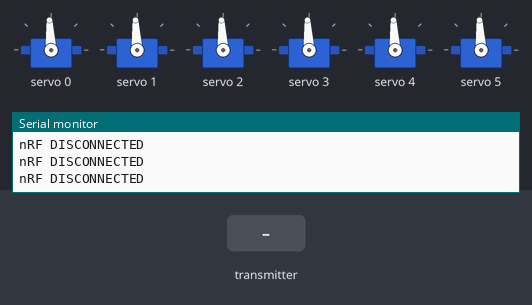
Bench run of a sketch on a simulated Arduino Uno, built with avr-gcc and run on an emulated ATmega328P. On the bench: 6 × servo, the last lines printed to the serial monitor. Inputs (shaded band) come from the test bench. No radio packets arrive unless stated.

Above: at 1.2 s.
1.3 s: the transmitter starts sending MPU0_y = 0
At 2.17 s:
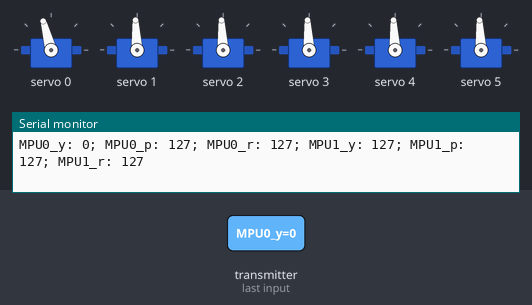
4.3 s: the transmitter starts sending MPU0_p = 0
At 4.3 s:
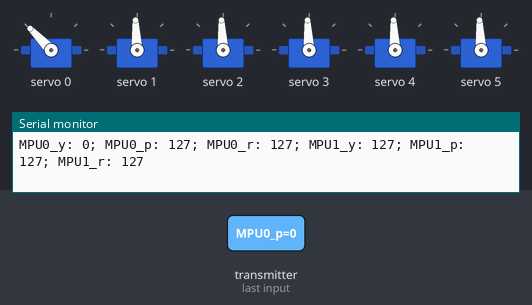
5.8 s: the transmitter starts sending MPU0_y = 128
At 6.67 s:
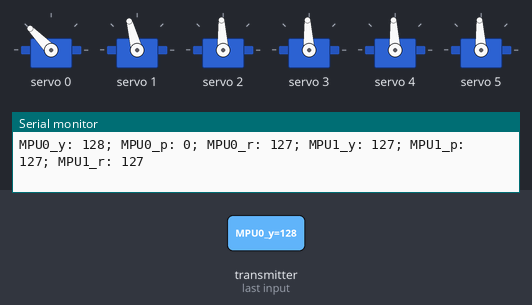
8.8 s: the transmitter starts sending MPU0_r = 0
At 8.8 s:
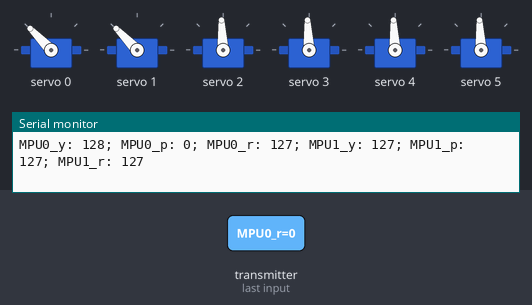
Timing chart, 0 to 11.3 s (numbered marks = the images above; inputs shaded):
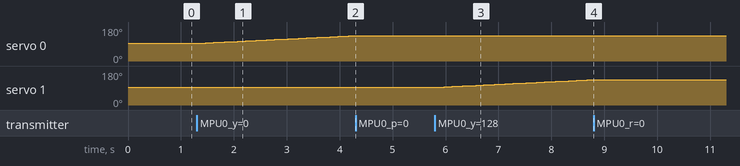

Measured:
- after the input at 1.3 s, servo 0: moves from 93° to 134° over 2.9 s, starting at once
- after the input at 4.3 s, servo 0: stays 134° (without the input it goes to 135° after 0.02 s)
- after the input at 5.8 s, servo 1: moves from 93° to 134° over 3.0 s, starting at once
- after the input at 8.8 s, servo 1: stays 134° (without the input it goes to 135° after 0.03 s)

The sketch:

Robotic-Arm-Reciever.ino
```cpp
// By Ashish Agrahari: https://github.com/AshishA26

#include <Wire.h>
#include <Adafruit_PWMServoDriver.h>
#include <SPI.h>
#include <nRF24L01.h>
#include <RF24.h>
RF24 radio(7, 8);   // nRF24L01 (CE, CSN), can be any digital pin on the arduino

// called this way, it uses the default address 0x40
// pwm is adafruits library meant to mimic things like servo.writeMicroseconds in order for them to use it on the dedicated servo driver
Adafruit_PWMServoDriver pwm = Adafruit_PWMServoDriver();

#define SERVOMIN  600 // This is the rounded 'minimum' microsecond length, in this case the servo can have a minimum of 600 (600-2400 for 270 degrees rotation)
#define SERVOMAX  2400 // This is the rounded 'maximum' microsecond length, in this case the servo can have a maximum of 2400
#define SERVO_FREQ 50 // Analog servos run at ~50 Hz updates

// our servo # counter
uint8_t servo[] = {0, 1, 2, 3, 4, 5};
float servoMap[] = {0, 0, 0, 0, 0, 0};
float servoPos[] = {127, 127, 127, 127, 127, 127};
float servoMapR = 0;

#define MPUBeginHigh  137
#define MPUBeginLow  117
#define MPUCheckHigh  140
#define MPUCheckLow  114
#define delayTime  20

const byte address[6] = "00001";
unsigned long lastReceiveTime = 0;
unsigned long currentTime = 0;
// Max size of this struct is 32 bytes - NRF24L01 buffer limit
struct Data_Package {
  byte MPU0_y;
  byte MPU0_p;
  byte MPU0_r;
  byte MPU1_y;
  byte MPU1_p;
  byte MPU1_r;
};
Data_Package data; //Create a variable with the above structure

void resetData() {
  // Reset the values when there is no radio connection - Set initial default values
  // 127 because byte value is 0-255, so 127 is middle
  data.MPU0_y = 127;
  data.MPU0_p = 127;
  data.MPU0_r = 127;
  data.MPU1_y = 127;
  data.MPU1_p = 127;
  data.MPU1_r = 127;
  for (byte b = 0; b < 6; b++) {
    servoMapR = map(127, 255, 0, SERVOMIN, SERVOMAX);
    pwm.writeMicroseconds(servo[b], servoMapR);
    servoPos[b] = 127;
  }
}

void setup() {
  Serial.begin(115200);
  Serial.println("Beginning...");

  pwm.begin();
  pwm.setOscillatorFrequency(27000000);
  pwm.setPWMFreq(SERVO_FREQ);  // Analog servos run at ~50 Hz updates

  radio.begin();
  radio.openReadingPipe(0, address);
  radio.setAutoAck(false);
  radio.setDataRate(RF24_250KBPS);
  radio.setPALevel(RF24_PA_MIN); // It was originally LOW
  radio.startListening(); //  Set the module as receiver
  resetData();
}

/*
 * Function to check if other axis' are centered (or close to their center positions) as 2 axis' should not be moving at the same time.
 * 2 axis motion at the same time has been stopped because, for example, if the MPU had a yaw of 0 and a roll of 0, and then the yaw
 * was moved to say 65, then the roll would for no reason change to something like 180. This is most likely due to the programmed
 * mathematics in the MPU itself. So this is just to prevent any weird motion.
*/
int checkOtherAxis(int axisNumber) {
  if (axisNumber == 0) {
    if (data.MPU0_p > MPUCheckHigh or data.MPU0_p < MPUCheckLow or data.MPU1_p > MPUCheckHigh or data.MPU1_p < MPUCheckLow or data.MPU1_r > MPUCheckHigh or data.MPU1_r < MPUCheckLow or data.MPU0_r > MPUCheckHigh or data.MPU0_r < MPUCheckLow or data.MPU1_y > MPUCheckHigh or data.MPU1_y < MPUCheckLow) {
      return 0;
    }
    else {
      return 1;
    }
  }
  else if (axisNumber == 1) {
    if (data.MPU0_y > MPUCheckHigh or data.MPU0_y < MPUCheckLow or data.MPU1_p > MPUCheckHigh or data.MPU1_p < MPUCheckLow or data.MPU1_r > MPUCheckHigh or data.MPU1_r < MPUCheckLow or data.MPU0_r > MPUCheckHigh or data.MPU0_r < MPUCheckLow or data.MPU1_y > MPUCheckHigh or data.MPU1_y < MPUCheckLow) {
      return 0;
    }
    else {
      return 1;
    }
  }
  else if (axisNumber == 2) {
    if (data.MPU0_y > MPUCheckHigh or data.MPU0_y < MPUCheckLow or data.MPU0_p > MPUCheckHigh or data.MPU0_p < MPUCheckLow or data.MPU1_r > MPUCheckHigh or data.MPU1_r < MPUCheckLow or data.MPU0_r > MPUCheckHigh or data.MPU0_r < MPUCheckLow or data.MPU1_y > MPUCheckHigh or data.MPU1_y < MPUCheckLow) {
      return 0;
    }
    else {
      return 1;
    }
  }
  else if (axisNumber == 3) {
    if (data.MPU0_y > MPUCheckHigh or data.MPU0_y < MPUCheckLow or data.MPU0_p > MPUCheckHigh or data.MPU0_p < MPUCheckLow or data.MPU1_p > MPUCheckHigh or data.MPU1_p < MPUCheckLow or data.MPU0_r > MPUCheckHigh or data.MPU0_r < MPUCheckLow or data.MPU1_y > MPUCheckHigh or data.MPU1_y < MPUCheckLow) {
      return 0;
    }
    else {
      return 1;
    }
  }
  else if (axisNumber == 4) {
    if (data.MPU0_y > MPUCheckHigh or data.MPU0_y < MPUCheckLow or data.MPU0_p > MPUCheckHigh or data.MPU0_p < MPUCheckLow or data.MPU1_p > MPUCheckHigh or data.MPU1_p < MPUCheckLow or data.MPU1_r > MPUCheckHigh or data.MPU1_r < MPUCheckLow or data.MPU1_y > MPUCheckHigh or data.MPU1_y < MPUCheckLow) {
      return 0;
    }
    else {
      return 1;
    }
  }
}

void loop() {

  // Check whether there is data to be received
  if (radio.available()) {
    radio.read(&data, sizeof(Data_Package)); // Read the whole data and store it into the 'data' structure
    lastReceiveTime = millis(); // At this moment we have received the data
    //    Serial.println("Available");
    Serial.print("MPU0_y: ");
    Serial.print(data.MPU0_y);
    Serial.print("; MPU0_p: ");
    Serial.print(data.MPU0_p);
    Serial.print("; MPU0_r: ");
    Serial.print(data.MPU0_r);
    Serial.print("; MPU1_y: ");
    Serial.print(data.MPU1_y);
    Serial.print("; MPU1_p: ");
    Serial.print(data.MPU1_p);
    Serial.print("; MPU1_r: ");
    Serial.print(data.MPU1_r);
    Serial.println("");

    // Note: Servos are numbered from bottom to top. Also, there is only 5 servos, so I have decided to not use the axis MPU1_y.
    // Below if statements are to limit servo motion to prevent parts from hitting each other. Also checks whether MPU has been tilted above or below a certain number, and checks if other axises are (almost) centered.

    // Base
    if (data.MPU0_y > MPUBeginHigh and servoPos[0] < 205 and checkOtherAxis(0) == 1) {
      servoPos[0] = servoPos[0] + 1;
      servoMap[0] = map(servoPos[0], 255, 0, SERVOMIN, SERVOMAX);
      delay(delayTime);
    }
    else if (data.MPU0_y < MPUBeginLow and servoPos[0] > 50 and checkOtherAxis(0) == 1) {
      servoPos[0] = servoPos[0] - 1;
      servoMap[0] = map(servoPos[0], 255, 0, SERVOMIN, SERVOMAX);
      delay(delayTime);
    }

    // Shoulder
    else if (data.MPU0_p > MPUBeginHigh and servoPos[1] < 205 and checkOtherAxis(1) == 1) {
      servoPos[1] = servoPos[1] + 1;
      servoMap[1] = map(servoPos[1], 255, 0, SERVOMIN, SERVOMAX);
      delay(delayTime);
    }
    else if (data.MPU0_p < MPUBeginLow and servoPos[1] > 50 and checkOtherAxis(1) == 1) {
      servoPos[1] = servoPos[1] - 1;
      servoMap[1] = map(servoPos[1], 255, 0, SERVOMIN, SERVOMAX);
      delay(delayTime);
    }

    // Elbow
    else if (data.MPU1_p > MPUBeginHigh and servoPos[2] < 205 and checkOtherAxis(2) == 1) {
      servoPos[2] = servoPos[2] + 1;
      servoMap[2] = map(servoPos[2], 255, 0, SERVOMIN, SERVOMAX);
      delay(delayTime);
    }
    else if (data.MPU1_p < MPUBeginLow and servoPos[2] > 50 and checkOtherAxis(2) == 1) {
      servoPos[2] = servoPos[2] - 1;
      servoMap[2] = map(servoPos[2], 255, 0, SERVOMIN, SERVOMAX);
      delay(delayTime);
    }

    // Wrist
    else if (data.MPU1_r > MPUBeginHigh and servoPos[3] < 255 and checkOtherAxis(3) == 1) {
      servoPos[3] = servoPos[3] + 1;
      servoMap[3] = map(servoPos[3], 255, 0, SERVOMIN, SERVOMAX);
      delay(delayTime);
    }
    else if (data.MPU1_r < MPUBeginLow and servoPos[3] > 0 and checkOtherAxis(3) == 1) {
      servoPos[3] = servoPos[3] - 1;
      servoMap[3] = map(servoPos[3], 255, 0, SERVOMIN, SERVOMAX);
      delay(delayTime);
    }

    // Claw
    else if (data.MPU0_r > MPUBeginHigh and servoPos[4] < 171 and checkOtherAxis(4) == 1) {
      servoPos[4] = servoPos[4] + 1;
      servoMap[4] = map(servoPos[4], 255, 0, SERVOMIN, SERVOMAX);
      delay(delayTime);
    }
    else if (data.MPU0_r < MPUBeginLow and servoPos[4] > 111 and checkOtherAxis(4) == 1) {
      servoPos[4] = servoPos[4] - 1;
      servoMap[4] = map(servoPos[4], 255, 0, SERVOMIN, SERVOMAX);
      delay(delayTime);
    }

    // Writes values to each servo
    for (byte b = 0; b < 6; b++) {
      pwm.writeMicroseconds(servo[b], servoMap[b]);
    }
  }

  // Check whether we keep receving data, or we have a connection between the two modules
  currentTime = millis();
  if ( currentTime - lastReceiveTime > 1000 ) { // If current time is more then 1 second since we have recived the last data, that means we have lost connection
    //resetData(); // This is commented out because if the nRF does disconnect, we don't want the arm to fling into its default position, we want to to stay in its previous position.
    Serial.println("nRF DISCONNECTED");
  }
}
```
